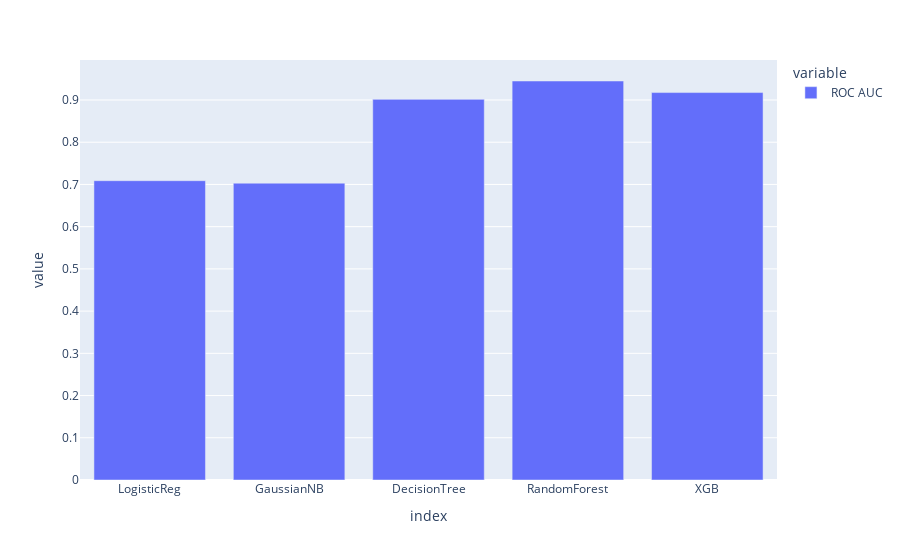

Source (notebook cell):
### Code cell
px.bar(final_df, x = final_df.index, y = ['ROC AUC'])

### Figure 1 — Plotly figure (JSON) as saved in the notebook; plotly's stock layout.template omitted (floating-point values rounded to 4 significant figures)
{"data": [{"alignmentgroup": "True", "hovertemplate": "variable=ROC AUC<br>index=%{x}<br>value=%{y}<extra></extra>", "legendgroup": "ROC AUC", "marker": {"color": "#636efa", "pattern": {"shape": ""}}, "name": "ROC AUC", "offsetgroup": "ROC AUC", "orientation": "v", "showlegend": true, "textposition": "auto", "type": "bar", "x": ["LogisticReg", "GaussianNB", "DecisionTree", "RandomForest", "XGB"], "xaxis": "x", "y": [0.7089, 0.703, 0.9015, 0.945, 0.9176], "yaxis": "y"}], "layout": {"autosize": true, "barmode": "relative", "legend": {"title": {"text": "variable"}, "tracegroupgap": 0}, "margin": {"t": 60}, "xaxis": {"anchor": "y", "autorange": true, "domain": [0, 1], "range": [-0.5, 4.5], "title": {"text": "index"}, "type": "category"}, "yaxis": {"anchor": "x", "autorange": true, "domain": [0, 1], "range": [0, 0.9947], "title": {"text": "value"}, "type": "linear"}}}
